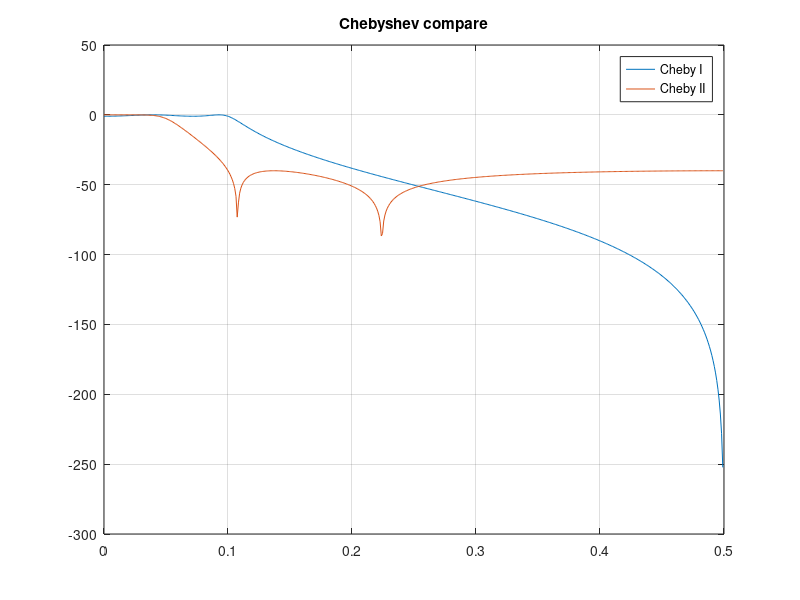

MATLAB code for this plot:
% Чебышёв I vs II
% Пульсации в ПП vs ПЗ

order = 4; fc = 0.2;
[b1c, a1c] = cheby1(order, 1, fc);
[b2c, a2c] = cheby2(order, 40, fc);
[H1, wf2] = freqz(b1c, a1c, 512);
[H2, ~] = freqz(b2c, a2c, 512);
figure;
plot(wf2/(2*pi), 20*log10(abs(H1)), wf2/(2*pi), 20*log10(abs(H2)));
legend('Cheby I','Cheby II');
title('Chebyshev compare'); grid on;

%{
@play
{
 "title": "Чебышёв I vs II",
 "groups": [
  {
   "name": "Фильтр",
   "controls": [
    {
     "var": "order",
     "label": "Порядок",
     "min": 2,
     "max": 8,
     "step": 2,
     "default": 4
    },
    {
     "var": "fc",
     "label": "Срез ×fs",
     "min": 0.1,
     "max": 0.4,
     "step": 0.05,
     "default": 0.2
    }
   ]
  }
 ]
}
%}
